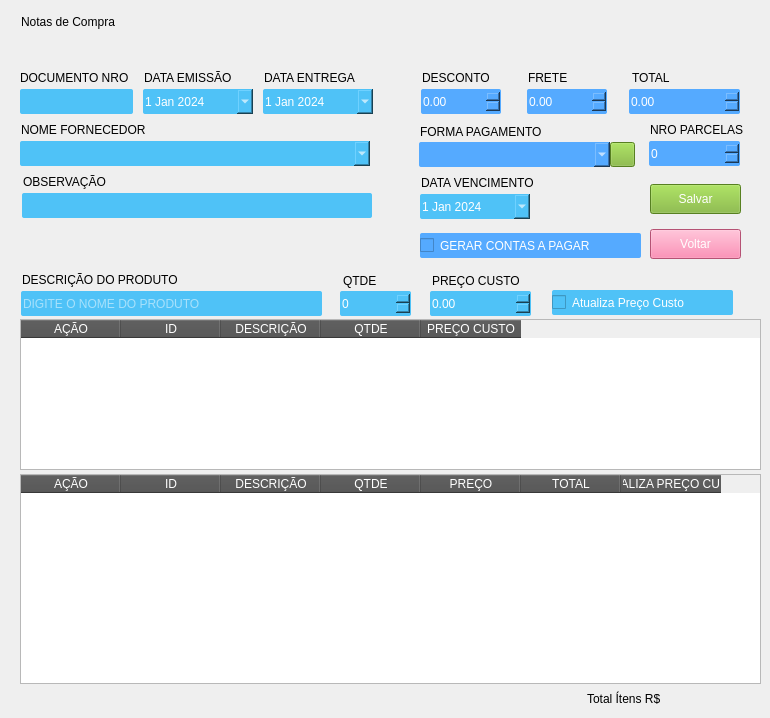
       <widget class="QWidget" name="formCadastroCompra">
        <widget class="QLabel" name="lbl_compra_doc_nro">
         <property name="geometry">
          <rect>
           <x>20</x>
           <y>70</y>
           <width>121</width>
           <height>16</height>
          </rect>
         </property>
         <property name="styleSheet">
          <string notr="true">font: 700 10pt &quot;Arial&quot;;</string>
         </property>
         <property name="text">
          <string>DOCUMENTO NRO</string>
         </property>
        </widget>
        <widget class="QLineEdit" name="nro_nota">
         <property name="geometry">
          <rect>
           <x>20</x>
           <y>89</y>
           <width>113</width>
           <height>25</height>
          </rect>
         </property>
         <property name="styleSheet">
          <string notr="true">QLineEdit{
	background-color: #4fc2f7;
	font: 12pt &quot;Arial&quot;;
	color: rgb(255, 255, 255);
	border:none;
	border-radius: 2px;
}

QLineEdit:Focus {
	border: 1px solid red;
}</string>
         </property>
        </widget>
        <widget class="QDateEdit" name="data_emissao">
         <property name="geometry">
          <rect>
           <x>143</x>
           <y>89</y>
           <width>110</width>
           <height>25</height>
          </rect>
         </property>
         <property name="styleSheet">
          <string notr="true">QDateEdit{
	background-color: #4fc2f7;
	font: 12pt &quot;Arial&quot;;
	color: rgb(255, 255, 255);
	border:none;
	border-radius: 2px;
}

QDateEdit:Focus {
	border: 1px solid red;
}</string>
         </property>
         <property name="calendarPopup">
          <bool>true</bool>
         </property>
         <property name="date">
          <date>
           <year>2024</year>
           <month>1</month>
           <day>1</day>
          </date>
         </property>
        </widget>
        <widget class="QDateEdit" name="data_entrega">
         <property name="geometry">
          <rect>
           <x>263</x>
           <y>89</y>
           <width>110</width>
           <height>25</height>
          </rect>
         </property>
         <property name="styleSheet">
          <string notr="true">QDateEdit{
	background-color: #4fc2f7;
	font: 12pt &quot;Arial&quot;;
	color: rgb(255, 255, 255);
	border:none;
	border-radius: 2px;
}

QDateEdit:Focus {
	border: 1px solid red;
}</string>
         </property>
         <property name="calendarPopup">
          <bool>true</bool>
         </property>
         <property name="date">
          <date>
           <year>2024</year>
           <month>1</month>
           <day>1</day>
          </date>
         </property>
        </widget>
        <widget class="QLabel" name="lbl_compra_data_emissao">
         <property name="geometry">
          <rect>
           <x>144</x>
           <y>70</y>
           <width>101</width>
           <height>16</height>
          </rect>
         </property>
         <property name="styleSheet">
          <string notr="true">font: 700 10pt &quot;Arial&quot;;</string>
         </property>
         <property name="text">
          <string>DATA EMISSÃO</string>
         </property>
        </widget>
        <widget class="QLabel" name="lbl_compra_data_entrega">
         <property name="geometry">
          <rect>
           <x>264</x>
           <y>70</y>
           <width>101</width>
           <height>16</height>
          </rect>
         </property>
         <property name="styleSheet">
          <string notr="true">font: 700 10pt &quot;Arial&quot;;</string>
         </property>
         <property name="text">
          <string>DATA ENTREGA</string>
         </property>
        </widget>
        <widget class="QComboBox" name="cb_compra_fornecedor">
         <property name="geometry">
          <rect>
           <x>20</x>
           <y>141</y>
           <width>350</width>
           <height>25</height>
          </rect>
         </property>
         <property name="styleSheet">
          <string notr="true">QComboBox{
	background-color: #4fc2f7;
	font: 12pt &quot;Arial&quot;;
	color: rgb(255, 255, 255);
	border:none;
	border-radius: 2px;
}

QComboBox:Focus {
	border: 1px solid red;
}</string>
         </property>
         <property name="editable">
          <bool>true</bool>
         </property>
        </widget>
        <widget class="QLabel" name="lbl_compra_nome_fornecedor">
         <property name="geometry">
          <rect>
           <x>21</x>
           <y>122</y>
           <width>141</width>
           <height>16</height>
          </rect>
         </property>
         <property name="styleSheet">
          <string notr="true">font: 700 10pt &quot;Arial&quot;;</string>
         </property>
         <property name="text">
          <string>NOME FORNECEDOR</string>
         </property>
        </widget>
        <widget class="QTableWidget" name="dt_Produto_Compra">
         <property name="geometry">
          <rect>
           <x>20</x>
           <y>319</y>
           <width>741</width>
           <height>151</height>
          </rect>
         </property>
         <property name="styleSheet">
          <string notr="true">::section { background-color:#4f4f4f; color:#ffffff; }</string>
         </property>
         <property name="sortingEnabled">
          <bool>true</bool>
         </property>
         <attribute name="verticalHeaderShowSortIndicator" stdset="0">
          <bool>false</bool>
         </attribute>
         <column>
          <property name="text">
           <string>AÇÃO</string>
          </property>
         </column>
         <column>
          <property name="text">
           <string>ID</string>
          </property>
         </column>
         <column>
          <property name="text">
           <string>DESCRIÇÃO</string>
          </property>
         </column>
         <column>
          <property name="text">
           <string>QTDE</string>
          </property>
         </column>
         <column>
          <property name="text">
           <string>PREÇO CUSTO</string>
          </property>
         </column>
        </widget>
        <widget class="QLineEdit" name="search_produto_descricao_compra">
         <property name="geometry">
          <rect>
           <x>21</x>
           <y>291</y>
           <width>301</width>
           <height>25</height>
          </rect>
         </property>
         <property name="styleSheet">
          <string notr="true">QLineEdit{
	background-color: #4fc2f7;
	font: 12pt &quot;Arial&quot;;
	color: rgb(255, 255, 255);
	border:none;
	border-radius: 2px;
}

QLineEdit:Focus {
	border: 1px solid red;
}</string>
         </property>
         <property name="placeholderText">
          <string>DIGITE O NOME DO PRODUTO</string>
         </property>
        </widget>
        <widget class="QTableWidget" name="dt_Compra_Item">
         <property name="geometry">
          <rect>
           <x>20</x>
           <y>474</y>
           <width>741</width>
           <height>210</height>
          </rect>
         </property>
         <property name="styleSheet">
          <string notr="true">::section { background-color:#4f4f4f; color:#ffffff; }
</string>
         </property>
         <column>
          <property name="text">
           <string>AÇÃO</string>
          </property>
         </column>
         <column>
          <property name="text">
           <string>ID</string>
          </property>
         </column>
         <column>
          <property name="text">
           <string>DESCRIÇÃO</string>
          </property>
         </column>
         <column>
          <property name="text">
           <string>QTDE</string>
          </property>
         </column>
         <column>
          <property name="text">
           <string>PREÇO</string>
          </property>
         </column>
         <column>
          <property name="text">
           <string>TOTAL</string>
          </property>
         </column>
         <column>
          <property name="text">
           <string>ATUALIZA PREÇO CUSTO</string>
          </property>
         </column>
        </widget>
        <widget class="QLabel" name="lbl_compra_descricao_produto">
         <property name="geometry">
          <rect>
           <x>22</x>
           <y>272</y>
           <width>171</width>
           <height>16</height>
          </rect>
         </property>
         <property name="styleSheet">
          <string notr="true">font: 700 10pt &quot;Arial&quot;;</string>
         </property>
         <property name="text">
          <string>DESCRIÇÃO DO PRODUTO</string>
         </property>
        </widget>
        <widget class="QPushButton" name="btn_save_compra">
         <property name="geometry">
          <rect>
           <x>650</x>
           <y>184</y>
           <width>91</width>
           <height>30</height>
          </rect>
         </property>
         <property name="styleSheet">
          <string notr="true">QPushButton {
	font: 10pt &quot;Arial&quot;;
	background-color: #7AB32E;
	color: #FFF;
 }
QPushButton:hover{
	background-color: rgb(0, 170, 0);
}</string>
         </property>
         <property name="text">
          <string>Salvar</string>
         </property>
         <property name="icon">
          <iconset>
           <normaloff>icons/iconSave.png</normaloff>icons/iconSave.png</iconset>
         </property>
         <property name="iconSize">
          <size>
           <width>20</width>
           <height>32</height>
          </size>
         </property>
         <property name="checkable">
          <bool>false</bool>
         </property>
         <property name="default">
          <bool>false</bool>
         </property>
         <property name="flat">
          <bool>false</bool>
         </property>
        </widget>
        <widget class="QPushButton" name="btn_goback_compra">
         <property name="geometry">
          <rect>
           <x>650</x>
           <y>229</y>
           <width>91</width>
           <height>30</height>
          </rect>
         </property>
         <property name="styleSheet">
          <string notr="true">QPushButton {
	font: 10pt &quot;Arial&quot;;
	background-color: rgb(253, 115, 163);
	color: #FFF;
 }
QPushButton:hover{
	background-color: rgb(255, 0, 0);
}</string>
         </property>
         <property name="text">
          <string>Voltar</string>
         </property>
         <property name="icon">
          <iconset>
           <normaloff>icons/iconGoBack.png</normaloff>icons/iconGoBack.png</iconset>
         </property>
         <property name="iconSize">
          <size>
           <width>20</width>
           <height>32</height>
          </size>
         </property>
        </widget>
        <widget class="QDateEdit" name="data_vencimento">
         <property name="geometry">
          <rect>
           <x>420</x>
           <y>194</y>
           <width>110</width>
           <height>25</height>
          </rect>
         </property>
         <property name="styleSheet">
          <string notr="true">QDateEdit{
	background-color: #4fc2f7;
	font: 12pt &quot;Arial&quot;;
	color: rgb(255, 255, 255);
	border:none;
	border-radius: 2px;
}

QDateEdit:Focus {
	border: 1px solid red;
}</string>
         </property>
         <property name="calendarPopup">
          <bool>true</bool>
         </property>
         <property name="date">
          <date>
           <year>2024</year>
           <month>1</month>
           <day>1</day>
          </date>
         </property>
        </widget>
        <widget class="QLabel" name="lbl_compra_data_vcto">
         <property name="geometry">
          <rect>
           <x>421</x>
           <y>175</y>
           <width>131</width>
           <height>16</height>
          </rect>
         </property>
         <property name="styleSheet">
          <string notr="true">font: 700 10pt &quot;Arial&quot;;</string>
         </property>
         <property name="text">
          <string>DATA VENCIMENTO</string>
         </property>
        </widget>
        <widget class="QDoubleSpinBox" name="sb_compra_frete">
         <property name="enabled">
          <bool>true</bool>
         </property>
         <property name="geometry">
          <rect>
           <x>527</x>
           <y>89</y>
           <width>80</width>
           <height>25</height>
          </rect>
         </property>
         <property name="styleSheet">
          <string notr="true">QDoubleSpinBox{
	color: rgb(255, 255, 255);
	background-color: rgb(85, 170, 255);
	font: 12pt &quot;Arial&quot;;
	border:none;
	border-radius: 2px;
}

QDoubleSpinBox:Focus {
	border: 1px solid red;
}</string>
         </property>
         <property name="maximum">
          <double>99999.990000000005239</double>
         </property>
        </widget>
        <widget class="QDoubleSpinBox" name="sb_compra_desconto">
         <property name="enabled">
          <bool>true</bool>
         </property>
         <property name="geometry">
          <rect>
           <x>421</x>
           <y>89</y>
           <width>80</width>
           <height>25</height>
          </rect>
         </property>
         <property name="styleSheet">
          <string notr="true">QDoubleSpinBox{
	color: rgb(255, 255, 255);
	background-color: rgb(85, 170, 255);
	font: 12pt &quot;Arial&quot;;
	border:none;
	border-radius: 2px;
}

QDoubleSpinBox:Focus {
	border: 1px solid red;
}</string>
         </property>
         <property name="maximum">
          <double>99998.990000000005239</double>
         </property>
        </widget>
        <widget class="QLabel" name="lbl_compra_total">
         <property name="geometry">
          <rect>
           <x>632</x>
           <y>70</y>
           <width>49</width>
           <height>16</height>
          </rect>
         </property>
         <property name="styleSheet">
          <string notr="true">font: 700 10pt &quot;Arial&quot;;</string>
         </property>
         <property name="text">
          <string>TOTAL</string>
         </property>
        </widget>
        <widget class="QLabel" name="lbl_compra_nro_parcelas">
         <property name="geometry">
          <rect>
           <x>650</x>
           <y>122</y>
           <width>111</width>
           <height>16</height>
          </rect>
         </property>
         <property name="styleSheet">
          <string notr="true">font: 700 10pt &quot;Arial&quot;;</string>
         </property>
         <property name="text">
          <string>NRO PARCELAS</string>
         </property>
        </widget>
        <widget class="QCheckBox" name="chk_gerar_conta_pagar">
         <property name="geometry">
          <rect>
           <x>420</x>
           <y>233</y>
           <width>221</width>
           <height>25</height>
          </rect>
         </property>
         <property name="styleSheet">
          <string notr="true">QCheckBox{
	color: rgb(255, 255, 255);
	background-color: rgb(85, 170, 255);
	font: 12pt &quot;Arial&quot;;
	border:none;
	border-radius: 2px;
}

QCheckBox:Focus {
	border: 1px solid red;
}</string>
         </property>
         <property name="text">
          <string>GERAR CONTAS A PAGAR</string>
         </property>
        </widget>
        <widget class="QLabel" name="lbl_compra_frete">
         <property name="geometry">
          <rect>
           <x>528</x>
           <y>70</y>
           <width>49</width>
           <height>16</height>
          </rect>
         </property>
         <property name="styleSheet">
          <string notr="true">font: 700 10pt &quot;Arial&quot;;</string>
         </property>
         <property name="text">
          <string>FRETE</string>
         </property>
        </widget>
        <widget class="QLabel" name="lbl_compra_forma_pagto">
         <property name="geometry">
          <rect>
           <x>420</x>
           <y>124</y>
           <width>141</width>
           <height>16</height>
          </rect>
         </property>
         <property name="styleSheet">
          <string notr="true">font: 700 10pt &quot;Arial&quot;;</string>
         </property>
         <property name="text">
          <string>FORMA PAGAMENTO</string>
         </property>
        </widget>
        <widget class="QComboBox" name="cb_compra_forma_pagto">
         <property name="geometry">
          <rect>
           <x>419</x>
           <y>142</y>
           <width>191</width>
           <height>25</height>
          </rect>
         </property>
         <property name="styleSheet">
          <string notr="true">QComboBox{
	color: rgb(255, 255, 255);
	background-color: rgb(85, 170, 255);
	font: 12pt &quot;Arial&quot;;
	border:none;
	border-radius: 2px;
}

QComboBox:Focus {
	border: 1px solid red;
}</string>
         </property>
         <property name="editable">
          <bool>true</bool>
         </property>
        </widget>
        <widget class="QLabel" name="lbl_compra_desconto">
         <property name="geometry">
          <rect>
           <x>422</x>
           <y>70</y>
           <width>81</width>
           <height>16</height>
          </rect>
         </property>
         <property name="styleSheet">
          <string notr="true">font: 700 10pt &quot;Arial&quot;;</string>
         </property>
         <property name="text">
          <string>DESCONTO</string>
         </property>
        </widget>
        <widget class="QSpinBox" name="sb_nro_parcelas_compra">
         <property name="geometry">
          <rect>
           <x>649</x>
           <y>141</y>
           <width>91</width>
           <height>25</height>
          </rect>
         </property>
         <property name="styleSheet">
          <string notr="true">QSpinBox{
	color: rgb(255, 255, 255);
	background-color: rgb(85, 170, 255);
	font: 12pt &quot;Arial&quot;;
	border:none;
	border-radius: 2px;
}

QSpinBox:Focus {
	border: 1px solid red;
}</string>
         </property>
        </widget>
        <widget class="QLineEdit" name="compra_observacao">
         <property name="geometry">
          <rect>
           <x>22</x>
           <y>193</y>
           <width>350</width>
           <height>25</height>
          </rect>
         </property>
         <property name="styleSheet">
          <string notr="true">QLineEdit{
	background-color: #4fc2f7;
	font: 12pt &quot;Arial&quot;;
	color: rgb(255, 255, 255);
	border:none;
	border-radius: 2px;
}

QLineEdit:Focus {
	border: 1px solid red;
}</string>
         </property>
        </widget>
        <widget class="QLabel" name="lbl_compra_observacao">
         <property name="geometry">
          <rect>
           <x>23</x>
           <y>174</y>
           <width>91</width>
           <height>16</height>
          </rect>
         </property>
         <property name="styleSheet">
          <string notr="true">font: 700 10pt &quot;Arial&quot;;</string>
         </property>
         <property name="text">
          <string>OBSERVAÇÃO</string>
         </property>
        </widget>
        <widget class="QPushButton" name="btn_form_forma_pagto_compra">
         <property name="geometry">
          <rect>
           <x>610</x>
           <y>142</y>
           <width>25</width>
           <height>25</height>
          </rect>
         </property>
         <property name="styleSheet">
          <string notr="true">QPushButton {
	font: 10pt &quot;Arial&quot;;
	background-color: #7AB32E;
	color: #FFF;
 }
QPushButton:hover{
	background-color: rgb(0, 170, 0);
}</string>
         </property>
         <property name="text">
          <string/>
         </property>
         <property name="icon">
          <iconset>
           <normaloff>icons/iconAdd.png</normaloff>icons/iconAdd.png</iconset>
         </property>
         <property name="iconSize">
          <size>
           <width>20</width>
           <height>32</height>
          </size>
         </property>
         <property name="checkable">
          <bool>false</bool>
         </property>
         <property name="default">
          <bool>false</bool>
         </property>
         <property name="flat">
          <bool>false</bool>
         </property>
        </widget>
        <widget class="QSpinBox" name="sb_compra_qtde">
         <property name="geometry">
          <rect>
           <x>340</x>
           <y>291</y>
           <width>71</width>
           <height>25</height>
          </rect>
         </property>
         <property name="styleSheet">
          <string notr="true">QSpinBox{
	background-color: #4fc2f7;
	font: 12pt &quot;Arial&quot;;
	color: rgb(255, 255, 255);
	border:none;
	border-radius: 2px;
}

QSpinBox:Focus {
	border: 1px solid red;
}</string>
         </property>
        </widget>
        <widget class="QDoubleSpinBox" name="sb_compra_preco_custo">
         <property name="geometry">
          <rect>
           <x>430</x>
           <y>291</y>
           <width>101</width>
           <height>25</height>
          </rect>
         </property>
         <property name="styleSheet">
          <string notr="true">QDoubleSpinBox{
	background-color: #4fc2f7;
	font: 12pt &quot;Arial&quot;;
	color: rgb(255, 255, 255);
	border:none;
	border-radius: 2px;
}

QDoubleSpinBox:Focus {
	border: 1px solid red;
}</string>
         </property>
         <property name="maximum">
          <double>999999.989999999990687</double>
         </property>
        </widget>
        <widget class="QLabel" name="lbl_compra_qtde">
         <property name="geometry">
          <rect>
           <x>343</x>
           <y>273</y>
           <width>61</width>
           <height>16</height>
          </rect>
         </property>
         <property name="styleSheet">
          <string notr="true">font: 700 10pt &quot;Arial&quot;;</string>
         </property>
         <property name="text">
          <string>QTDE</string>
         </property>
        </widget>
        <widget class="QLabel" name="lbl_compra_preco_custo">
         <property name="geometry">
          <rect>
           <x>432</x>
           <y>273</y>
           <width>101</width>
           <height>16</height>
          </rect>
         </property>
         <property name="styleSheet">
          <string notr="true">font: 700 10pt &quot;Arial&quot;;</string>
         </property>
         <property name="text">
          <string>PREÇO CUSTO</string>
         </property>
        </widget>
        <widget class="QCheckBox" name="chk_compra_atualiza_preco_custo">
         <property name="geometry">
          <rect>
           <x>552</x>
           <y>290</y>
           <width>181</width>
           <height>25</height>
          </rect>
         </property>
         <property name="styleSheet">
          <string notr="true">QCheckBox{
	background-color: #4fc2f7;
	font: 12pt &quot;Arial&quot;;
	color: rgb(255, 255, 255);
	border:none;
	border-radius: 2px;
}

QCheckBox:Focus {
	border: 1px solid red;
}</string>
         </property>
         <property name="text">
          <string>Atualiza Preço Custo</string>
         </property>
        </widget>
        <widget class="QDoubleSpinBox" name="sb_total_compra">
         <property name="geometry">
          <rect>
           <x>629</x>
           <y>89</y>
           <width>111</width>
           <height>25</height>
          </rect>
         </property>
         <property name="styleSheet">
          <string notr="true">QDoubleSpinBox{
	color: rgb(255, 255, 255);
	background-color: rgb(85, 170, 255);
	font: 12pt &quot;Arial&quot;;
	border:none;
	border-radius: 2px;
}

QDoubleSpinBox:Focus {
	border: 1px solid red;
}</string>
         </property>
         <property name="maximum">
          <double>999999999.990000009536743</double>
         </property>
        </widget>
        <widget class="QLabel" name="lbl_total_itens">
         <property name="geometry">
          <rect>
           <x>587</x>
           <y>688</y>
           <width>171</width>
           <height>21</height>
          </rect>
         </property>
         <property name="styleSheet">
          <string notr="true">font: 700 12pt &quot;Arial&quot;;</string>
         </property>
         <property name="text">
          <string>Total Ítens R$</string>
         </property>
        </widget>
        <widget class="QLabel" name="lbl_title_cadastro_compra">
         <property name="geometry">
          <rect>
           <x>21</x>
           <y>6</y>
           <width>711</width>
           <height>31</height>
          </rect>
         </property>
         <property name="styleSheet">
          <string notr="true">font: 700 20pt &quot;Arial&quot;;
border-bottom: 2px solid;</string>
         </property>
         <property name="text">
          <string>Notas de Compra</string>
         </property>
        </widget>
       </widget>
